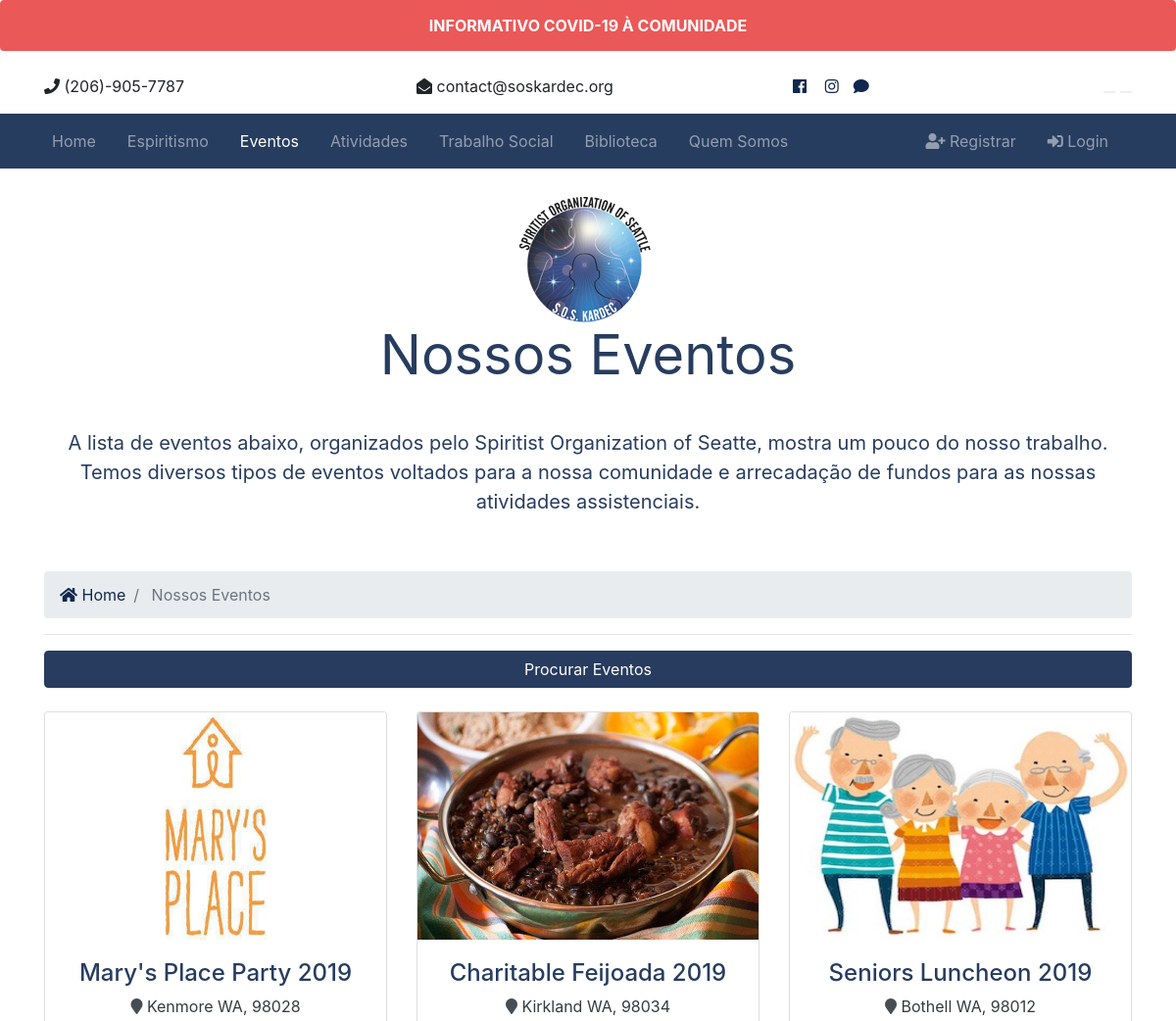
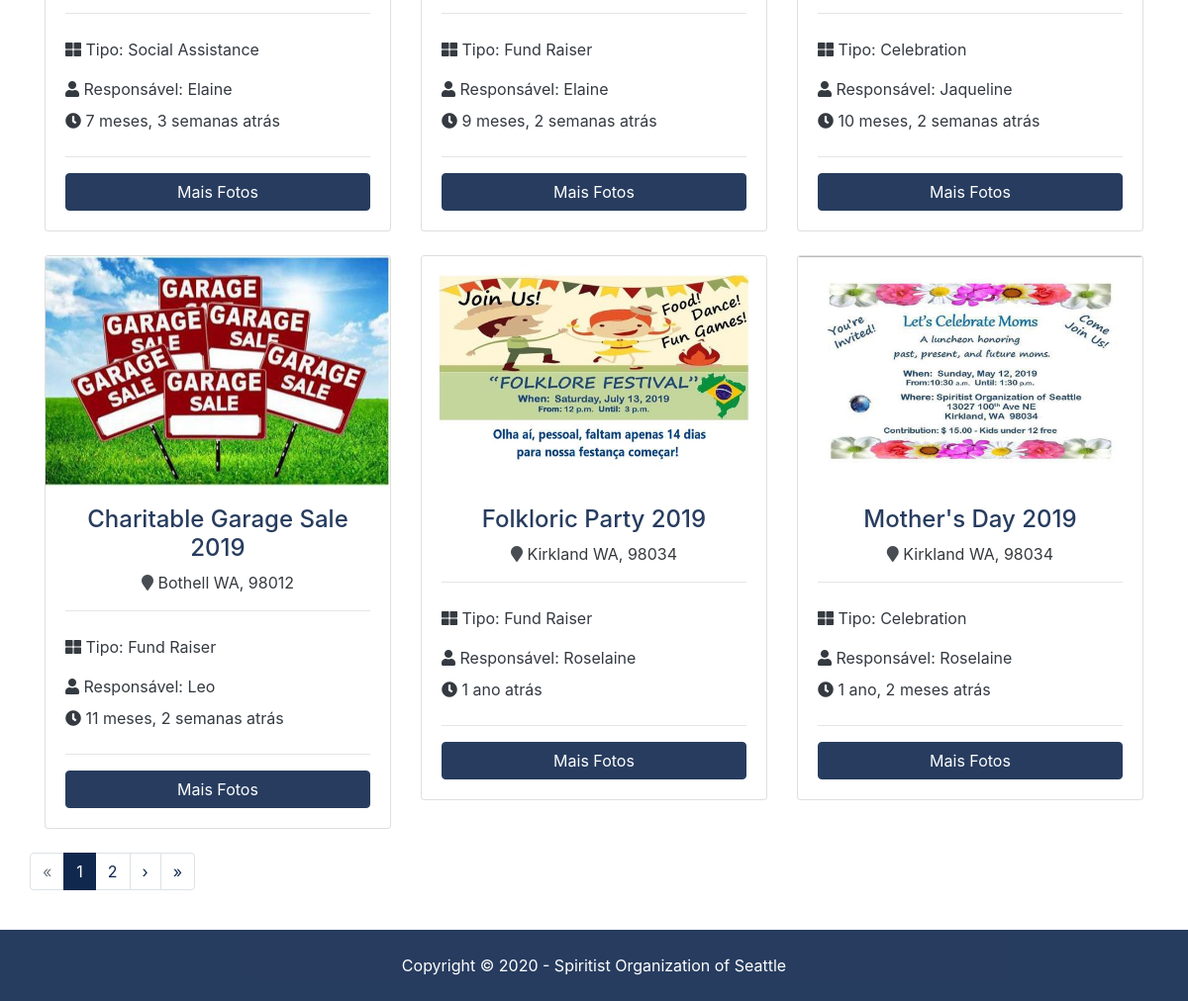
The page /eventos/ on the database its author committed (2 pictures, top to bottom).
### eventos/models.py (models this page shows, shortened)
class Evento(models.Model):
    volunteer = models.ForeignKey(Voluntario, on_delete=models.DO_NOTHING)
    title = models.CharField(max_length=200)
    address = models.CharField(max_length=300)
    city = models.CharField(max_length=100)
    state = models.CharField(max_length=100)
    zipcode = models.CharField(max_length=20)
    description = models.TextField(blank=True)
    event_type = models.CharField(max_length=200)
    event_date = models.DateTimeField(default=datetime.now, blank=True)
    is_published = models.BooleanField(default=True)
    photo_main = models.ImageField(upload_to='photos/%Y%m%d/')
    photo_1 = models.ImageField(upload_to='photos/%Y/%m/%d/', blank=True)
    photo_2 = models.ImageField(upload_to='photos/%Y/%m/%d/', blank=True)
    photo_3 = models.ImageField(upload_to='photos/%Y/%m/%d/', blank=True)
    photo_4 = models.ImageField(upload_to='photos/%Y/%m/%d/', blank=True)
    photo_5 = models.ImageField(upload_to='photos/%Y/%m/%d/', blank=True)
    photo_6 = models.ImageField(upload_to='photos/%Y/%m/%d/', blank=True)
    photo_7 = models.ImageField(upload_to='photos/%Y/%m/%d/', blank=True)
    photo_8 = models.ImageField(upload_to='photos/%Y/%m/%d/', blank=True)
    photo_9 = models.ImageField(upload_to='photos/%Y/%m/%d/', blank=True)
    photo_10 = models.ImageField(upload_to='photos/%Y/%m/%d/', blank=True)

### voluntarios/models.py (models this page shows)
class Voluntario(models.Model):
    name = models.CharField(max_length=200)
    photo = models.ImageField(upload_to='photos/%Y/%m/%d/', blank=True)
    description = models.TextField(blank=True)
    phone = models.CharField(max_length=20)
    email = models.CharField(max_length=50)
    join_date = models.DateTimeField(default=datetime.now)
    def __str__(self):
        return self.name

### eventos/views.py (the view)
# urls.py: path('', views.index, name='eventos'), # This is /eventos/ calling index method
def index(request):
    eventos = Evento.objects.order_by('-event_date').filter(is_published=True)
    paginator = Paginator(eventos, 6) # 6 items per page
    page = request.GET.get('page')
    paged_events = paginator.get_page(page)
    context = {
        'eventos': paged_events
    }
    return render(request, 'eventos/eventos.html', context)

### templates/eventos/eventos.html (shortened to what this page needs)
{% extends 'base.html' %}
{% load static %}
{% load i18n %}
{% load humanize %}
{% block content %}
<section id="showcase-inner" class="py-4 text-primary">
    <div class="container">
      <div class="row text-center">
        <div class="col-md-12">
          <img src="{% static 'img/sos_logo.png' %}" class="main-logo">
          <h1 class="display-4"> {% trans "Nossos Eventos" %}</h1>
          <p class="lead"></p>
          </div>
      </div>
    </div>
  </section>
  <section id="bc" class="mt-3">
    <div class="container">
      <nav aria-label="breadcrumb">
        <ol class="breadcrumb">
          <li class="breadcrumb-item">
            <a href="{% url 'index' %}">
              <i class="fas fa-home"></i> Home</a>
          </li>
          <li class="breadcrumb-item active"> {% trans "Nossos Eventos" %} </li>
        </ol>
        <hr>
        <a href="{% url 'busca_eventos' %}" class="btn btn-primary btn-block"> {% trans "Procurar Eventos" %} </a>
      </nav>
    </div>
  </section>
  <section id="listings" class="py-4">
    <div class="container">
      <div class="row">
        {% if eventos %}
          {% for evento in eventos %}
            <div class="col-md-6 col-lg-4 mb-4">
              <div class="card listing-preview">
                <img class="card-img-top" width="300" height="232" src="{{ evento.photo_main.url }}" alt="">
                <div class="card-body">
                  <div class="listing-heading text-center">
                    <h4 class="text-primary">{{ evento.title }}</h4>
                    <p>
                      <i class="fas fa-map-marker text-dark"></i> {{ evento.city }} {{ evento.state }}, {{ evento.zipcode }}</p>
                  </div>
                  <hr>
                  <div class="row py-2 text-dark">
                    <div class="col-12">
                      <i class="fas fa-th-large"></i> {% trans "Tipo" %}: {{ evento.event_type }}</div>
                  </div>
                  <div class="row py-2 text-dark">
                    <div class="col-12">
                      <i class="fas fa-user"></i> {% trans "Responsável" %}: {{ evento.volunteer }}</div>
                  </div>
                  <div class="row text-dark pb-2">
                    <div class="col-10">
                      <i class="fas fa-clock"></i> {{ evento.event_date | timesince }} {% trans "atrás" %}</div>
                  </div>
                  <hr>
                  <a href="{% url 'evento' evento.id %}" class="btn btn-primary btn-block"> {% trans "Mais Fotos" %} </a>
                </div>
              </div>
            </div>
          {% endfor %}
        {% else %}
          <div class="col-md-12">
            <p><h3> {% trans "Nenhum evento encontrado no banco de dados" %}</h3></p>
          </div>
        {% endif %}
      <div class="row">
        <div class="col-md-12">
          {% if eventos.has_other_pages %}
            <ul class="pagination">
              {% if eventos.has_previous %}
              <li class="page-item">
                <a href="?page=1" class="page-link">&laquo;</a>
              </li>
              <li class="page-item">
                <a href="?page={{eventos.previous_page_number}}" class="page-link">&lsaquo;</a>
              </li>
              {% else %}
                <li class="page-item disabled">
                  <a class="page-link">&laquo;</a>
                </li>
              {% endif %}
              {% for i in eventos.paginator.page_range %}
                {% if eventos.number == i %}
                  <li class="page-item active">
                    <a class="page-link">{{i}}</a>
                  </li>
                {% elif i > eventos.number|add:'-3' and i < eventos.number|add:'3' %}
                  <li class="page-item">
                    <a href="?page={{i}}" class="page-link">{{i}}</a>
                  </li>
                {% endif %}
              {% endfor %}
              {% if eventos.has_next %}
                <li class="page-item">
                  <a href="?page={{eventos.next_page_number}}" class="page-link">&rsaquo;</a>
                </li>
                <li class="page-item">
                  <a href="?page={{eventos.paginator.num_pages}}" class="page-link">&raquo;</a>
                </li>
              {% else %}
                <li class="page-item disabled">
                  <a class="page-link">&raquo;</a>
                </li>
              {% endif %}
            </ul>
          {% endif %}
        </div>
      </div>
    </div>
  </section>
{% endblock %}

### soskardec/static/css/all.css (style rules this page uses)
.fa, .fas, .far, .fal, .fab { -moz-osx-font-smoothing: grayscale; -webkit-font-smoothing: antialiased; display: inline-block; font-style: normal; font-variant: normal; text-rendering: auto; line-height: 1; }
.fa-clock:before { content: "\f017"; }
.fa-home:before { content: "\f015"; }
.fa-map-marker:before { content: "\f041"; }
.fa-th-large:before { content: "\f009"; }
.fa-user:before { content: "\f007"; }
.fa, .fas { font-family: 'Font Awesome 5 Free'; font-weight: 900; }

### soskardec/static/css/style.css (style rules this page uses)
#showcase-inner { position: relative; overflow: hidden; min-height: 200px; }
#showcase-inner::before { content: ''; position: absolute; top: 0; left: 0; min-height: 100%; width: 100%; background: url(../img/bluesky_img_1.jpg) no-repeat top center fixed; background-size: cover; }
.listing-preview a { position: relative; }

### rows shown on the page
Evento: photo_main (picture), title "Mary's Place Party 2019", city "Kenmore", state "WA", zipcode "98028", event_type "Social Assistance", volunteer "Elaine", event_date "7 meses, 3 semanas"
Evento: photo_main (picture), title "Charitable Feijoada 2019", city "Kirkland", state "WA", zipcode "98034", event_type "Fund Raiser", volunteer "Elaine", event_date "9 meses, 2 semanas"
Evento: photo_main (picture), title "Seniors Luncheon 2019", city "Bothell", state "WA", zipcode "98012", event_type "Celebration", volunteer "Jaqueline", event_date "10 meses, 2 semanas"
Evento: photo_main (picture), title "Charitable Garage Sale 2019", city "Bothell", state "WA", zipcode "98012", event_type "Fund Raiser", volunteer "Leo", event_date "11 meses, 2 semanas"
Evento: photo_main (picture), title "Folkloric Party 2019", city "Kirkland", state "WA", zipcode "98034", event_type "Fund Raiser", volunteer "Roselaine", event_date "1 ano"
Evento: photo_main (picture), title "Mother's Day 2019", city "Kirkland", state "WA", zipcode "98034", event_type "Celebration", volunteer "Roselaine", event_date "1 ano, 2 meses"

### other values the page prints
{{ i }} "1"
{{ i }} "2"
